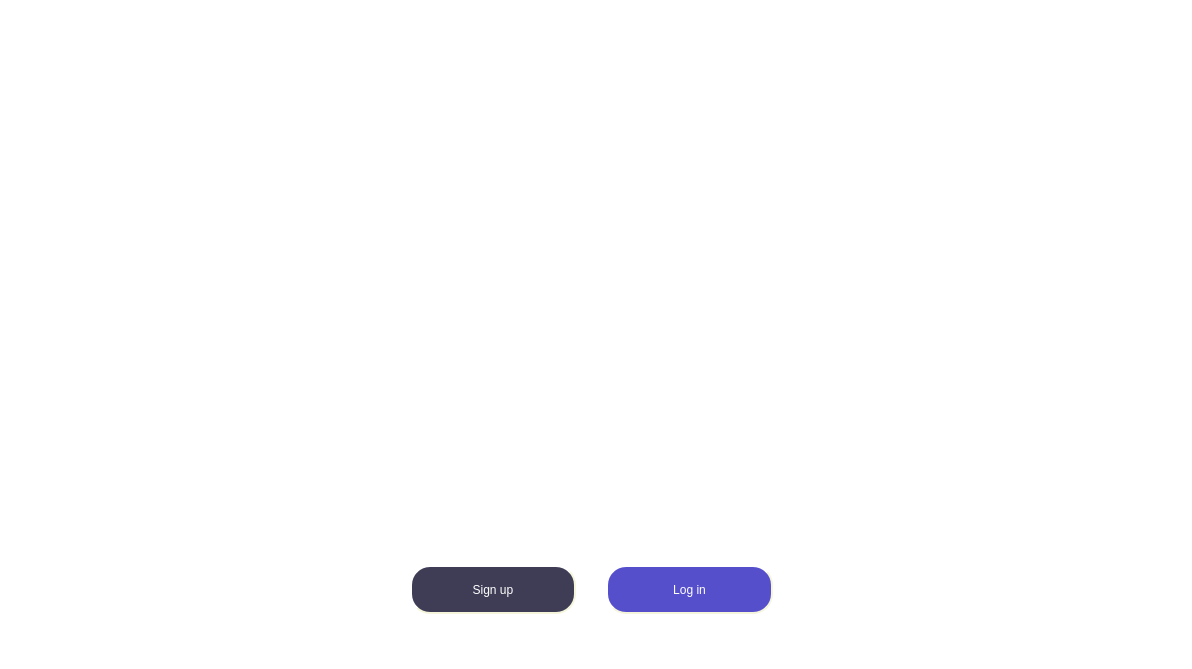
<?xml version="1.0" encoding="UTF-8"?>
<ui version="4.0">
 <class>MainWindow</class>
 <widget class="QMainWindow" name="MainWindow">
  <property name="geometry">
   <rect>
    <x>0</x>
    <y>0</y>
    <width>1192</width>
    <height>669</height>
   </rect>
  </property>
  <property name="windowTitle">
   <string>MainWindow</string>
  </property>
  <property name="styleSheet">
   <string notr="true">background-color:rgb(255, 255, 255);
</string>
  </property>
  <widget class="QWidget" name="centralwidget">
   <layout class="QHBoxLayout" name="horizontalLayout_3">
    <item>
     <widget class="QWidget" name="verticalWidget" native="true">
      <layout class="QGridLayout" name="gridLayout_2">
       <item row="0" column="0">
        <widget class="QLabel" name="image_main">
         <property name="sizePolicy">
          <sizepolicy hsizetype="Ignored" vsizetype="Ignored">
           <horstretch>0</horstretch>
           <verstretch>0</verstretch>
          </sizepolicy>
         </property>
         <property name="minimumSize">
          <size>
           <width>631</width>
           <height>471</height>
          </size>
         </property>
         <property name="maximumSize">
          <size>
           <width>631</width>
           <height>471</height>
          </size>
         </property>
         <property name="autoFillBackground">
          <bool>false</bool>
         </property>
         <property name="styleSheet">
          <string notr="true"/>
         </property>
         <property name="frameShape">
          <enum>QFrame::NoFrame</enum>
         </property>
         <property name="text">
          <string/>
         </property>
         <property name="textFormat">
          <enum>Qt::PlainText</enum>
         </property>
         <property name="pixmap">
          <pixmap resource="qrc_main.qrc">:/main/undraw_web_shopping_re_owap.png</pixmap>
         </property>
         <property name="scaledContents">
          <bool>true</bool>
         </property>
         <property name="alignment">
          <set>Qt::AlignCenter</set>
         </property>
         <property name="wordWrap">
          <bool>false</bool>
         </property>
         <property name="openExternalLinks">
          <bool>false</bool>
         </property>
        </widget>
       </item>
       <item row="1" column="0">
        <widget class="QWidget" name="button_slide" native="true">
         <property name="minimumSize">
          <size>
           <width>631</width>
           <height>101</height>
          </size>
         </property>
         <property name="maximumSize">
          <size>
           <width>631</width>
           <height>101</height>
          </size>
         </property>
         <layout class="QVBoxLayout" name="verticalLayout_5">
          <item>
           <widget class="QWidget" name="gridWidget" native="true">
            <layout class="QGridLayout" name="button_slide_in">
             <item row="0" column="0">
              <widget class="QWidget" name="button_group" native="true">
               <property name="minimumSize">
                <size>
                 <width>421</width>
                 <height>81</height>
                </size>
               </property>
               <property name="maximumSize">
                <size>
                 <width>421</width>
                 <height>81</height>
                </size>
               </property>
               <layout class="QGridLayout" name="gridLayout">
                <property name="leftMargin">
                 <number>1</number>
                </property>
                <item row="0" column="1">
                 <widget class="QPushButton" name="sign_up">
                  <property name="sizePolicy">
                   <sizepolicy hsizetype="Minimum" vsizetype="Minimum">
                    <horstretch>0</horstretch>
                    <verstretch>0</verstretch>
                   </sizepolicy>
                  </property>
                  <property name="minimumSize">
                   <size>
                    <width>166</width>
                    <height>49</height>
                   </size>
                  </property>
                  <property name="maximumSize">
                   <size>
                    <width>166</width>
                    <height>49</height>
                   </size>
                  </property>
                  <property name="styleSheet">
                   <string notr="true">QPushButton {
	background-color:#3f3d56;
	font: 9pt &quot;Eras Medium ITC&quot;;
	color:white;
	border-style: outset;
	border-width: 2px;
	border-radius: 20px;
	border-color: beige;

	}

QPushButton:hover {
	background-color:#e6e6e6;
	color:#3f3d56;
	border-color:#3f3d56;
    border-style:solid;
	font-weight:bold;
}</string>
                  </property>
                  <property name="text">
                   <string>Sign up</string>
                  </property>
                  <property name="autoDefault">
                   <bool>false</bool>
                  </property>
                  <property name="default">
                   <bool>false</bool>
                  </property>
                  <property name="flat">
                   <bool>false</bool>
                  </property>
                 </widget>
                </item>
                <item row="0" column="2">
                 <widget class="QPushButton" name="log_in">
                  <property name="sizePolicy">
                   <sizepolicy hsizetype="Ignored" vsizetype="Ignored">
                    <horstretch>0</horstretch>
                    <verstretch>0</verstretch>
                   </sizepolicy>
                  </property>
                  <property name="minimumSize">
                   <size>
                    <width>167</width>
                    <height>49</height>
                   </size>
                  </property>
                  <property name="maximumSize">
                   <size>
                    <width>167</width>
                    <height>49</height>
                   </size>
                  </property>
                  <property name="styleSheet">
                   <string notr="true">QPushButton {
	background-color:#564fcc;
	font: 9pt &quot;Eras Medium ITC&quot;;
	color:white;
	border-style: outset;
	border-width: 2px;
	border-radius: 20px;
	border-color: beige;

	}

QPushButton:hover {
	background-color:rgb(230, 230, 230);
	color:#6c63ff;
	border-color:#6c63ff;
    border-style:solid;
	font-weight:bold;
}</string>
                  </property>
                  <property name="text">
                   <string>Log in</string>
                  </property>
                 </widget>
                </item>
               </layout>
              </widget>
             </item>
            </layout>
           </widget>
          </item>
         </layout>
        </widget>
       </item>
      </layout>
     </widget>
    </item>
   </layout>
  </widget>
 </widget>
 <resources>
  <include location="qrc_main.qrc"/>
 </resources>
 <connections/>
</ui>
